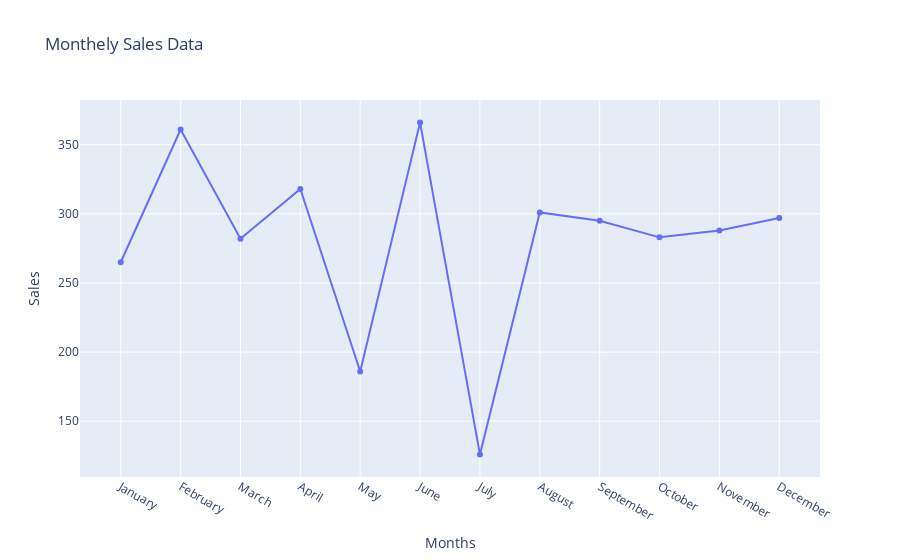

Notebook code cell kept with this figure:
### Code cell
line_fig.update_layout(title = 'Monthely Sales Data',xaxis_title = 'Months',yaxis_title='Sales')

### Figure 1 — Plotly figure (JSON) as saved in the notebook; plotly's stock layout.template omitted (floating-point values rounded to 4 significant figures)
{"data": [{"mode": "lines+markers", "name": "sales", "type": "scatter", "x": ["January", "February", "March", "April", "May", "June", "July", "August", "September", "October", "November", "December"], "y": [265, 361, 282, 318, 186, 366, 126, 301, 295, 283, 288, 297]}], "layout": {"title": {"text": "Monthely Sales Data"}, "xaxis": {"title": {"text": "Months"}}, "yaxis": {"title": {"text": "Sales"}}}}
